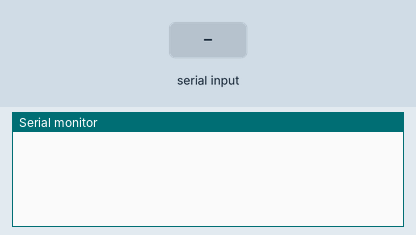
The sketch below on a simulated Arduino Uno, built with avr-gcc and run on an emulated ATmega328P. Shown: the last lines printed to the serial monitor. The test bench sets the inputs (shaded band).

Above: at 1.2 s.
1.3 s: "GET_STATUS\n" received over Serial
At 2.4 s:
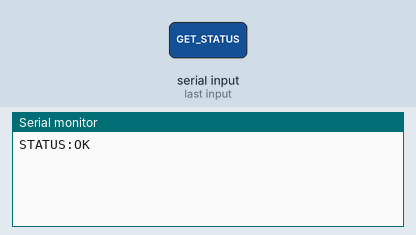
2.8 s: "GET_VERSION\n" received over Serial
At 3.5 s:
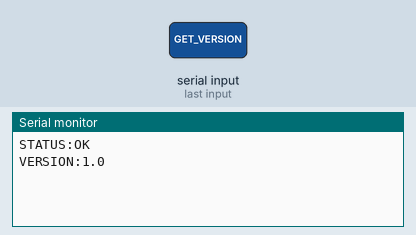
4.3 s: "Hi\n" received over Serial
At 4.6 s:
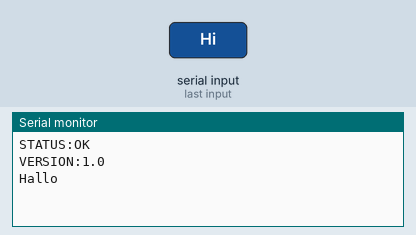

The sketch:

arduino_serial_dut.ino
```cpp
String command;

void setup() {
    Serial.begin(115200);
}

void loop() {
    if (Serial.available() > 0) {
        command = Serial.readStringUntil('\n');
        command.trim();

        if (command == "GET_STATUS") {
            Serial.println("STATUS:OK");
        }
        else if (command == "GET_VERSION") {
            Serial.println("VERSION:1.0");
        }
        else if (command == "Hi") {
            Serial.println("Hallo");
        }
    }
}
```

Measured:
- after the input at 1.3 s, the serial monitor: prints a new line at once (image 1)
- after the input at 2.8 s, the serial monitor: prints a new line at once (image 2)
- after the input at 4.3 s, the serial monitor: prints a new line at once (image 3)
